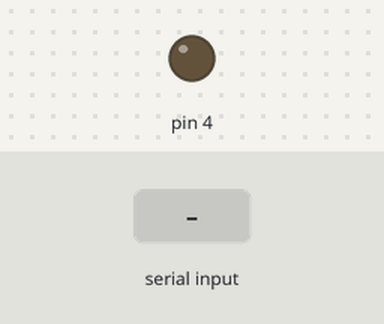
Simulated run of this sketch. Board: Arduino Uno, built with avr-gcc and run on an emulated ATmega328P. Parts: output pins drawn as LEDs (lit = HIGH). The inputs (shaded band) are chosen by the test bench. What the sketch prints to the serial monitor is not drawn.

Above: at 1.2 s.
1.3 s: "1\n" received over Serial
At 1.8 s:
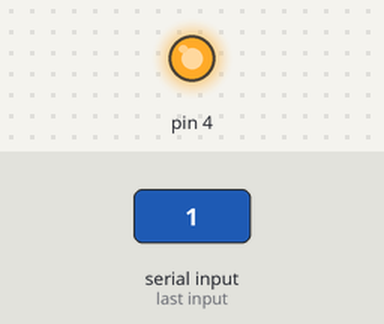
2.8 s: "0\n" received over Serial
At 4.0 s:
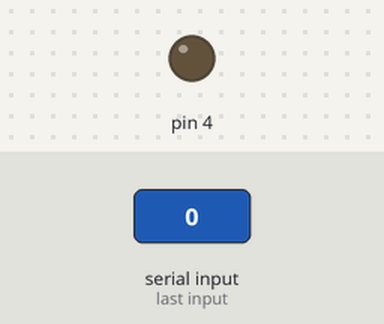
4.3 s: "2\n" received over Serial
At 5.3 s:
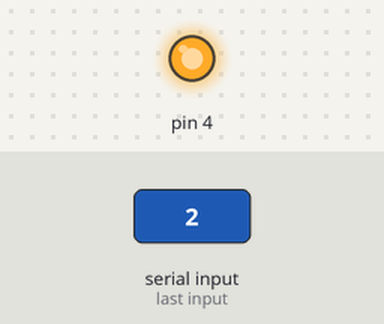
Timing chart, 0 to 7.3 s (numbered marks = the images above; inputs shaded):
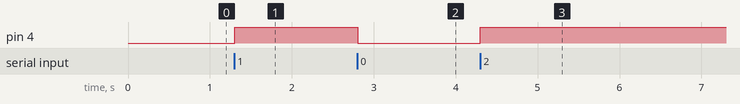

Measured:
- after the input at 1.3 s, pin 4: LOW → HIGH at once
- after the input at 2.8 s, pin 4: HIGH → LOW at once
- after the input at 4.3 s, pin 4: LOW → HIGH at once

The sketch:

serial_receiver.ino
```cpp
// Example 2 - Receive with an end-marker

const byte numChars = 32;
char receivedChars[numChars];   // an array to store the received data

boolean newData = false;

void setup() {
    pinMode(4, OUTPUT);
    Serial.begin(9600);
    Serial.println("<Arduino is ready>");
}

void loop() {
    recvWithEndMarker();
    showNewData();
}

void recvWithEndMarker() {
    static byte ndx = 0;
    char endMarker = '\n';
    char rc;

    while (Serial.available() > 0 && newData == false) {
        rc = Serial.read();

        if (rc != endMarker) {
            receivedChars[ndx] = rc;
            ndx++;
            if (ndx >= numChars) {
                ndx = numChars - 1;
            }
        }
        else {
            receivedChars[ndx] = '\0'; // terminate the string
            ndx = 0;
            newData = true;
        }
    }
}

void showNewData() {
    if (newData == true) {
        Serial.print("Received message");
        // Serial.println(receivedChars);
        newData = false;
        digitalWrite(4, !digitalRead(4));
    }
}
```
